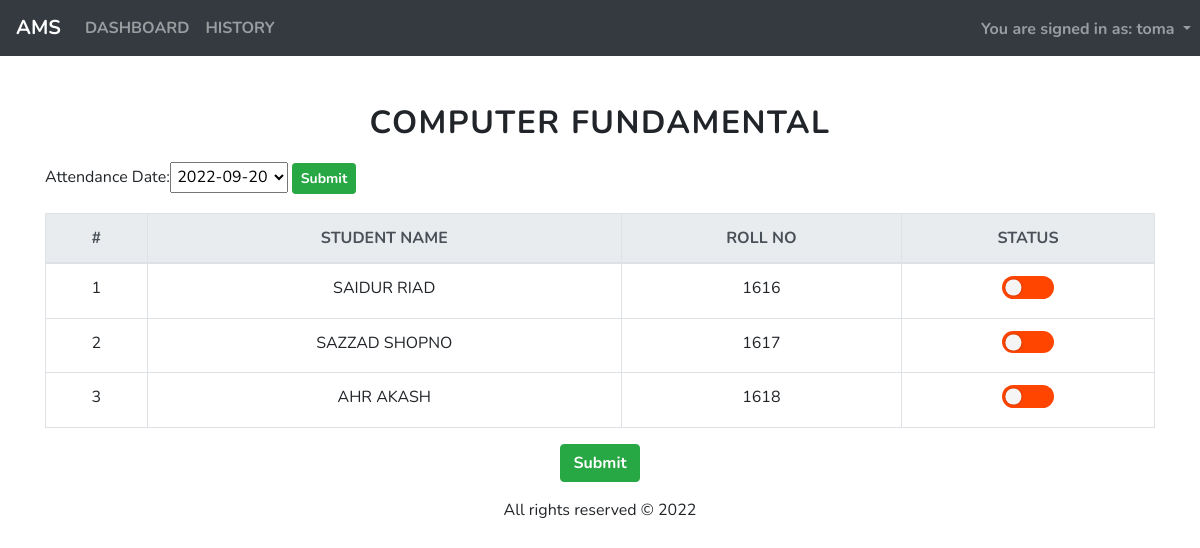
/takeattendance/112?attendance_date=2022-09-20 (signed in), run on the app's committed database.
### teacher/models.py (models this page shows, shortened)
class Teacher(AbstractBaseUser):
    first_name = models.CharField(max_length = 50)
    last_name = models.CharField(max_length = 50)
    email = models.EmailField(max_length = 50, unique = True)
    username = models.CharField(max_length = 20, primary_key= True)
    is_active = models.BooleanField(default=False)
    is_staff = models.BooleanField(default=False)
    is_superuser = models.BooleanField(default=False)
    last_login = models.DateTimeField(auto_now=True)
    USERNAME_FIELD = 'email'
    REQUIRED_FIELDS = ['username']
    objects = TeacherManager()
    class Meta:
        ordering = ['first_name']
    def __str__(self):
        return  self.username

class Course(models.Model):
    code = models.CharField(max_length = 10, primary_key = True)
    title = models.CharField(max_length = 50)
    semester = models.ForeignKey(Batch, on_delete= models.CASCADE)
    teacher = models.ForeignKey(Teacher, on_delete= models.CASCADE)
    class Meta:
        ordering = ['code']

class Student(models.Model):
    first_name = models.CharField(max_length = 50)
    last_name = models.CharField(max_length = 50)
    registration_no = models.CharField(max_length = 15, primary_key = True)
    roll_no = models.CharField(max_length = 10)
    session = models.CharField(max_length = 10)
    semester = models.ForeignKey(Batch, on_delete= models.CASCADE)
    attendances = models.ManyToManyField(Course, through='Attendance')
    class Meta:
        ordering = ['first_name']

### teacher/views.py (the view, shortened to what this page needs)
# urls.py: path('takeattendance/<slug:code>', views.takeattendance, name="takeattendance"),
@login_required(login_url='teacher:signin')
def takeattendance(request, code):
    today = request.GET.get('attendance_date', datetime.today().strftime('%Y-%m-%d'))
    course = Course.objects.filter(code=code).values()
    students = Student.objects.filter(semester = course[0]['semester_id']).order_by('roll_no').values()
    no_of_students = 0
    attendance_info = []
    for student in students:
        current_student_status = Attendance.objects.filter(date=today, course_id=code, student_id=student['registration_no']).order_by('-createdAt').first()
        info = {
            'student_name': student['first_name'] + ' ' +  student['last_name'],
            'course_id': course[0]['code'],
            'student_id': student['registration_no'],
            'roll_no': student['roll_no'],
            'status': current_student_status.status if current_student_status else False,
            'date': today
        }
        attendance_info.append(info)
        no_of_students += 1
    formset = formset_factory(AttendanceForm, max_num=no_of_students)
    forms = formset(initial=attendance_info)
    context = {
        'forms': forms,
        'date_form': AttendanceDateForm(),
        'date': datetime.today().strftime('%Y-%m-%d'),
        'course_title': course[0]['title'],
    }
    return render(request, 'teacher/takeattendance.html', context)

### teacher/forms.py
class AttendanceDateForm(forms.Form):
    date_choices = [(str(date.today() - timedelta(i)), (str(date.today() - timedelta(i)))) for i in range(7)]
    attendance_date = forms.ChoiceField(choices=tuple(date_choices))
    class Meta:
        fields = ["attendance_date"]

### teacher/templates/teacher/takeattendance.html (shortened to what this page needs)
{% extends 'teacher/base.html' %}
{% block navbar %}
{% include 'teacher/navbar.html' %}
{% endblock %}
{% block content %}
<div class="container mt-5">
    <h2>{{ course_title }}</h2>
    <form method="GET" style='text-transform: capitalize; margin-bottom: 1rem;'>
        {{ date_form }}
        <button class="btn btn-success font-weight-bold btn-sm" type="submit">Submit</button>
    </form>
    {% load widget_tweaks %}
    <form method="POST">
        <table class="table table-bordered">
            <thead class="thead-light">
                <tr class="text-uppercase">
                    <th>#</th>
                    <th>Student Name</th>
                    <th>Roll No</th>
                    <th>Status</th>
                </tr>
            </thead>
            {% for form in forms %}
            <tr>
                <td>{{ forloop.counter }}</td>
                <td>{{ form.student_name.value }}</td>
                <td>{{ form.roll_no.value }} </td>
                <td>
                    {% render_field form.status type="checkbox" class="switch" %}
                </td>
            </tr>
            {% endfor %}
        </table>
        <div class="text-center">
            <button class="btn btn-success font-weight-bold btn-md" type="submit">Submit</button>
        </div>
    </form>
</div>
{% endblock %}

### teacher/templates/teacher/navbar.html (shortened to what this page needs)
<nav class="navbar navbar-expand-lg navbar-dark bg-dark">
    <a class="navbar-brand font-weight-bold" href="{% url 'teacher:dashboard' %}">AMS</a>
    <div class="collapse navbar-collapse" id="navbarNavDropdown">
        <ul class="navbar-nav">
            <li class="nav-item {% if nav == 'dashboard' %} active {% endif %}">
                <a class="nav-link font-weight-bold" href="{% url 'teacher:dashboard' %}">DASHBOARD</a>
            </li>
            <li class="nav-item {% if nav == 'history' %} active {% endif %} ">
                <a class="nav-link font-weight-bold" href="{% url 'teacher:history' %}">HISTORY</a>
            </li>
            <li>
                <div class="dropdown" style="position:absolute; right:0;">
                    <button class="btn btn-dark dropdown-toggle nav-link" style="font-weight:bold;" type="button" id="dropdownMenuButton" data-toggle="dropdown" aria-haspopup="true" aria-expanded="false">
                    You are signed in as: {{ request.user }}
                    </button>
                </div>
            </li>
        </ul>
    </div>
</nav>

### static/css/main.css (style rules this page uses)
* { font-family: 'Nunito', sans-serif; }
input[type="checkbox"].switch { font-size: 15px; -webkit-appearance: none; -moz-appearance: none; appearance: none; width: 3.5em; height: 1.5em; background: #FF4500; border-radius: 3em; position: relative; cursor: pointer; outline: none; -webkit-transition: all .2s ease-in-out; transition: all .2s ease-in-out; }
input[type="checkbox"].switch:after { position: absolute; content: ""; width: 1.5em; height: 1.5em; border-radius: 50%; background: whitesmoke; -webkit-box-shadow: 0 0 .25em rgba(0,0,0,.3); box-shadow: 0 0 .25em rgba(0,0,0,.3); -webkit-transform: scale(.7); transform: scale(.7); left: 0; -webkit-transition: all .2s ease-in-out; transition: all .2s ease-in-out; }
td, th { white-space: nowrap; text-align: center; }
tr { text-transform: uppercase; }
h2 { text-transform: uppercase; letter-spacing: 1.5px; font-weight: bold; text-align: center; margin-bottom: 20px; }

### data on the page
Teacher: user "toma"
Course: title "COMPUTER FUNDAMENTAL"
Student: roll_no.value "1616"
Student: roll_no.value "1617"
Student: roll_no.value "1618"
